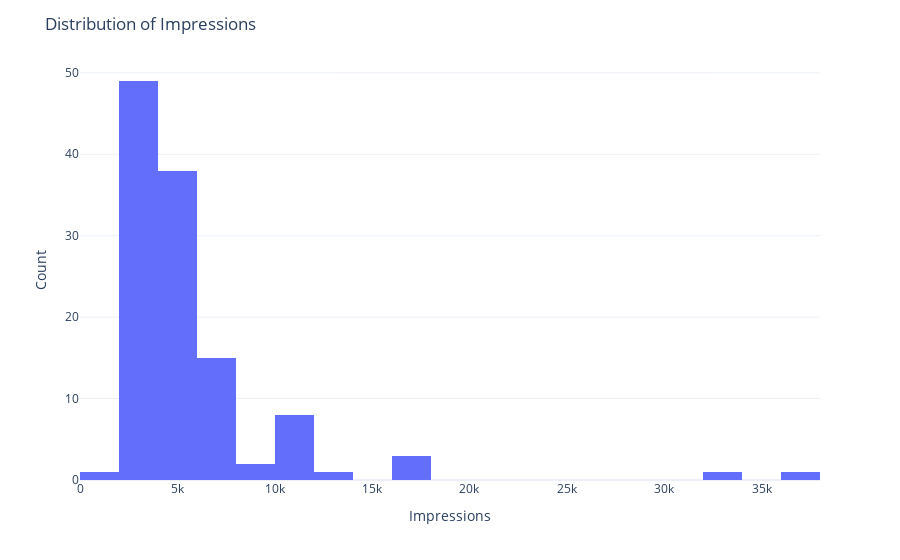

Notebook cell for this chart:
### Code cell
# Task 4
# Creating a histogram
fig = px.histogram(df, x='Impressions')

# Updating layout
fig.update_layout(title='Distribution of Impressions',
                  xaxis_title='Impressions',
                  yaxis_title='Count')

# Showing the figure
fig.show()

### Figure 1 — Plotly figure (JSON) as saved in the notebook; plotly's stock layout.template omitted (floating-point values rounded to 4 significant figures)
{"data": [{"alignmentgroup": "True", "bingroup": "x", "hovertemplate": "Impressions=%{x}<br>count=%{y}<extra></extra>", "legendgroup": "", "marker": {"color": "#636efa", "pattern": {"shape": ""}}, "name": "", "offsetgroup": "", "orientation": "v", "showlegend": false, "type": "histogram", "x": [3920, 5394, 4021, 4528, 2518, 3884, 2621, 3541, 3749, 4115, 2218, 3234, 4344, 3216, 9453, 5055, 4002, 3169, 6168, 2407, 2064, 3973, 7281, 3052, 4628, 4082, 5394, 2766, 3924, 3015, 6666, 3854, 4355, 4343, 6108, 2523, 2327, 3990, 2191, 1941, 16062, 4998, 4289, 3880, 3786, 4298, 3630, 2826, 7407, 10386, 2998, 7018, 2941, 6432, 10667, 3988, 4978, 3388, 4467, 3246, 5072, 6339, 4239, 3454, 7571, 3333, 3818, 10933, 5058, 3601, 3480, 3525, 3606, 5542, 6559, 3623, 10493, 4446, 2957, 5538, 4681, 5273, 5055, 4002, 3169, 6168, 2407, 3630, 2826, 7407, 10386, 2998, 3052, 4628, 4082, 5394, 2766, 3924, 3015, 5409, 5323, 8001, 4150, 4609, 6348, 11068, 7231, 17396, 6814, 17713, 5563, 4842, 11149, 10206, 13700, 5731, 4139, 32695, 36919], "xaxis": "x", "yaxis": "y"}], "layout": {"barmode": "relative", "legend": {"tracegroupgap": 0}, "margin": {"t": 60}, "title": {"text": "Distribution of Impressions"}, "xaxis": {"anchor": "y", "domain": [0, 1], "title": {"text": "Impressions"}}, "yaxis": {"anchor": "x", "domain": [0, 1], "title": {"text": "Count"}}}}
